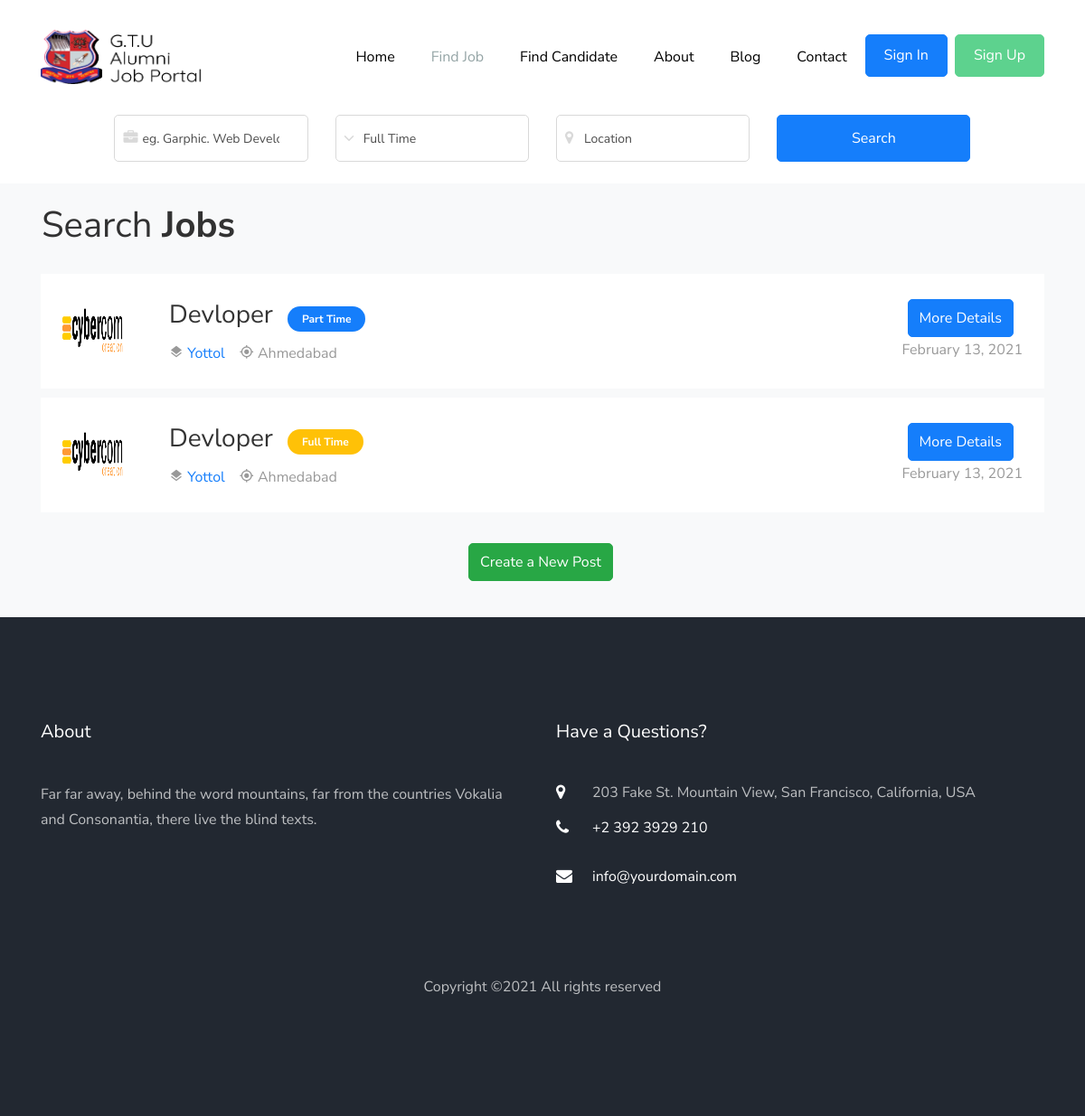
/search_details.php, run on the app's committed database.
### tables this page shows
CREATE TABLE `job_post` (
  `id` int(11) NOT NULL,
  `job_title` varchar(255) NOT NULL,
  `job_ctc` varchar(255) NOT NULL,
  `job_deadlinedate` varchar(255) NOT NULL,
  `job_vacancies` int(255) NOT NULL,
  `job_type` varchar(255) NOT NULL,
  `job_location` varchar(255) NOT NULL,
  `exam_url` varchar(255) NOT NULL,
  `job_eligiblity` varchar(255) NOT NULL,
  `job_description` varchar(255) NOT NULL,
  `status` int(1) NOT NULL,
  `created_by` varchar(255) NOT NULL,
  `created_time` timestamp(6) NOT NULL DEFAULT current_timestamp(6)
);

CREATE TABLE `company` (
  `id` int(11) NOT NULL,
  `firstname` varchar(255) NOT NULL,
  `middlename` varchar(255) NOT NULL,
  `lastname` varchar(255) NOT NULL,
  `email` varchar(255) NOT NULL,
  `password` varchar(255) NOT NULL,
  `contactnumber` varchar(255) NOT NULL,
  `company_name` varchar(255) NOT NULL,
  `company_website` varchar(255) NOT NULL,
  `company_about` varchar(255) NOT NULL,
  `company_contry` varchar(255) NOT NULL,
  `company_state` varchar(255) NOT NULL,
  `company_district` varchar(255) NOT NULL,
  `whatsapp` varchar(255) NOT NULL,
  `facebook` varchar(255) NOT NULL,
  `linkedin` varchar(255) NOT NULL,
  `company_logo` varchar(255) NOT NULL,
  `status` int(1) NOT NULL,
  `created_time` timestamp(6) NOT NULL DEFAULT current_timestamp(6)
);

### employee_function.php (called while the page is built, shortened)
<?php
	function employee_total_post_job($conn,$limit='',$desc='',$job_category='',$job_type='',$job_location='')
	{
		$sql = "SELECT `job_post`.`id`,`job_title`,`job_deadlinedate`,`job_type`,`job_location`,`company_name`,`company_website`,`company_logo` FROM `job_post`, `company` WHERE `job_post`.`status` = 4 AND `company`.`id` = `job_post`.`created_by`";
		if ($desc) {
			$sql .= " ORDER BY ".$desc." DESC ";
		}
		if($limit){
			$sql .= " LIMIT ".$limit." ";
		}
		$result = mysqli_query($conn,$sql);
		if($result)
		{
			return $result;
		}
		else
		{
			return false;
		}
	}
?>

### common_function.php (called while the page is built, shortened)
		<?php
	function color_label($value)
	{
		switch ($value)
		{
			case 'Part Time':
				return 'bg-primary';
				break;
			case 'Full Time':
				return 'bg-warning';
				break;
		}
	}
?>

### search_details.php (the view, shortened to what this page needs)
    <?php
      include 'header.php';
      $job_category = '';
      $job_type = '';
      $job_location = '';
      $employee_name = '';
      $employee_location = '';
      $employee_skill = '';
      $fullTimeValidation = '';
      $type='Company';
      if ($type == 'Employee') {
        $total_candidate = total_candidate($conn,'',2,'id',$employee_name,$employee_location,$employee_skill);
        $stayle_number = 3;
      } else if ($type == 'Company') {
        $allpost_job = employee_total_post_job($conn,10,'job_deadlinedate',$job_category,$job_type,$job_location);
      }
      $find_candidate_list = find_candidate($conn);
      $find_skill_list = find_skill($conn);
      $candidate_location_list = find_location($conn);
    ?>
    <?php
      include 'navigation.php';
    ?>
    <div class="ftco-search" style="margin-top: 7rem;">
      <div class="row">
        <div class="col-md-1">
        </div>
        <div class="col-md-10 tab-wrap">
          <div class="tab-content p-4" id="v-pills-tabContent">
            <div class="tab-pane show active" id="v-pills-1" role="tabpanel" aria-labelledby="v-pills-nextgen-tab">
             <?php
              if ($type == 'Employee') {
                ?>
                  <form action="search_details.php" class="search-job">
                    <input type="hidden" class="form-control" name="type" value="Employee">
                    <div class="row">
                      <div class="col-md">
                        <div class="form-group">
                          <div class="form-field">
                            <div class="icon">
                              <span class="icon-user"></span>
                            </div>
                            <input type="text" class="form-control" name="employee_name" placeholder="eg. Adam Scott" value="<?php echo $employee_name;?>" list="employee_name" autocomplete="off">
                            <datalist id="employee_name">
                                  <?php
                                    while ($row = mysqli_fetch_array($find_candidate_list)){
                                      ?>
                                        <option value="<?php echo $row['firstname'];?>">
                                      <?php
                                     }
                                  ?>
                            </datalist>
                          </div>
                        </div>
                      </div>
                      <div class="col-md">
                        <div class="form-group">
                          <div class="form-field">
                            <div class="select-wrap">
                              <div class="icon">
                                <span class="icon-briefcase"></span>
                              </div>
                              <input type="text" class="form-control" name="employee_skill" placeholder="eg. Web Devloper" value="<?php echo $employee_skill;?>" list="employee_skill" autocomplete="off">
                            <datalist id="employee_skill">
                                      <?php
                                        while ($row = mysqli_fetch_array($find_skill_list)){
                                          ?>
                                            <option value="<?php echo $row['intrestarea'];?>">
                                          <?php
                                         }
                                      ?>
                                    </datalist>
                            </div>
                          </div>
                        </div>
                      </div>
                      <div class="col-md">
                        <div class="form-group">
                          <div class="form-field">
                            <div class="icon">
                              <span class="icon-map-marker"></span>
                            </div>
                            <input type="text" class="form-control" placeholder="Location" name="employee_location" value="<?php echo $employee_location;?>" autocomplete="off" list="employee_location">
                            <datalist id="employee_location">
                                  <?php
                                    while ($row = mysqli_fetch_array($candidate_location_list)){
                                      ?>
                                        <option value="<?php echo $row['district'];?>">
                                      <?php
                                     }
                                  ?>
                                </datalist>
                          </div>
                        </div>
                      </div>
                      <div class="col-md-3">
                        <div class="form-group">
                          <div class="form-field">
                            <input type="submit" value="Search" class="form-control btn btn-primary">
                          </div>
                        </div>
                      </div>
                    </div>
                  </form>
                <?php
              } else {
                ?>
                  <form action="search_details.php" class="search-job">
                    <div class="row">
                      <div class="col-md">
                        <div class="form-group">
                          <div class="form-field">
                            <div class="icon">
                              <span class="icon-briefcase"></span>
                            </div>
                              <input type="text" class="form-control" name="job_category" placeholder="eg. Garphic. Web Developer" value="<?php echo $job_category; ?>" list="job_category" autocomplete="off">
                          </div>
                        </div>
                      </div>
                      <div class="col-md">
                        <div class="form-group">
                          <div class="form-field">
                            <div class="select-wrap">
                              <div class="icon">
                                <span class="ion-ios-arrow-down"></span>
                              </div>
                              <select name="job_type" id="" class="form-control">
                                <option value="Full Time" <?php echo $fullTimeValidation; ?>>Full Time</option>
                              </select>
                            </div>
                          </div>
                        </div>
                      </div>
                      <div class="col-md">
                        <div class="form-group">
                          <div class="form-field">
                            <div class="icon">
                              <span class="icon-map-marker"></span>
                            </div>
                            <input type="text" class="form-control" placeholder="Location" name="job_location" value="<?php echo $job_location; ?>" list="job_location" autocomplete="off">
                          </div>
                        </div>
                      </div>
                      <div class="col-md">
                        <div class="form-group">
                          <div class="form-field">
                            <input type="submit" value="Search" class="form-control btn btn-primary">
                          </div>
                        </div>
                      </div>
                    </div>
                  </form>
                <?php
              }
             ?>
            </div>
          </div>
        </div>
      </div>
    </div>
    <section class="ftco-section bg-light" style="padding: 1rem 0;">
      <div class="container">
        <div class="row">
          <div class="col-md-12 heading-section text-left ftco-animate fadeInUp ftco-animated pl-3">
            <h2 class="mb-4"><span>Search</span> Jobs</h2>
          </div>
        </div>
        <?php
          if ($type == 'Employee') {
          ?>
            <div class="row">
              <?php
                while ($row = mysqli_fetch_array($total_candidate))
                {
                  ?>
                    <div class="col-md-12 ftco-animate">
                      <div class="job-post-item bg-white p-4 d-block d-md-flex align-items-center">
                        <div class="mb-4 mb-md-0 mr-5">
                          <div class="job-post-item-header d-flex align-items-center">
                            <h2 class="mr-3 text-black h3"><?php echo $row['firstname'].' '.$row['middlename'].' '.$row['lastname'];?></h2>
                          </div>
                          <div class="job-post-item-body d-block d-md-flex">
                            <div class="mr-3"><span class="icon-layers"></span> <a><?php echo $row['colleagename'];?></a></div>
                            <div><span class="icon-my_location"></span> <span><?php echo $row['district'].','.$row['state'];?></span></div>
                          </div>
                        </div>
                        <div class="ml-auto d-flex">
                          <a href="job-single.html" class="btn btn-primary py-2 mr-1">More Details</a>
                        </div>
                      </div>
                    </div>
                  <?php
                }
              ?>
              <div class="col-md-12 ftco-animate">
                <div class="p-4 d-block align-items-center">
                  <div class="justify-content-center align-items-center d-flex">
                    <a href="signup.php" class="btn btn-success py-2 mr-1">Create a New Account</a>
                  </div>
                </div>
              </div>
            </div>
            <?php
          } else if ($type == 'Company') {
          ?>
            <div class="row">
              <?php
                while ($row = mysqli_fetch_array($allpost_job))
                {
                  $color_value = color_label($row['job_type']);
                  ?>
                    <div class="col-md-12 ftco-animate">
                      <div class="job-post-item bg-white p-4 d-block d-md-flex align-items-center">
                        <div class="d-flex mr-5">
                          <a href="<?php echo $row['company_website']; ?>" target = "_blank"><img src="<?php echo Company_Logo_Url.$row['company_logo']; ?>" alt="<?php echo $row['company_name']; ?>" style = 'background-size: cover;width:70px;height:70px;'></a>
                        </div>
                        <div class="mb-4 mb-md-0 mr-5">
                          <div class="job-post-item-header d-flex align-items-center">
                            <h2 class="mr-3 text-black h3"><?php echo $row['job_title'];?></h2>
                            <div class="badge-wrap">
                             <span class="<?php echo $color_value; ?> text-white badge py-2 px-3"><?php echo $row['job_type'];?></span>
                            </div>
                          </div>
                          <div class="job-post-item-body d-block d-md-flex">
                            <div class="mr-3"><span class="icon-layers"></span> <a href="<?php echo $row['company_website'];?>" target="_blank"><?php echo $row['company_name'];?></a></div>
                            <div><span class="icon-my_location"></span> <span><?php echo $row['job_location'];?></span></div>
                          </div>
                        </div>
                        <div class="ml-auto d-flex justify-content-center align-items-center flex-column">
                          <a href="job_details.php?post_id=<?php echo $row['id']; ?>" class="btn btn-primary py-2 mr-1">More Details</a>
                          <span><?php echo date("F d, Y",strtotime($row['job_deadlinedate']));?></span>
                        </div>
                      </div>
                    </div>
                  <?php
                }
              ?>
              <div class="col-md-12 ftco-animate">
                <div class="p-4 d-block align-items-center">
                  <div class="justify-content-center align-items-center d-flex">
                    <a href="signin.php" class="btn btn-success py-2 mr-1">Create a New Post</a>
                  </div>
                </div>
              </div>
            </div>
          <?php
          }
        ?>
      </div>
    </section>
<?php
      include 'footer.php';
    ?>

### css/icomoon.css (style rules this page uses)
[class^="icon-"], [class*=" icon-"] { font-family: 'icomoon' !important; speak: none; font-style: normal; font-weight: normal; font-variant: normal; text-transform: none; line-height: 1; -webkit-font-smoothing: antialiased; -moz-osx-font-smoothing: grayscale; }
.icon-map-marker:before { content: "\f041"; }
.icon-briefcase:before { content: "\f0b1"; }
.icon-my_location:before { content: "\e55c"; }
.icon-layers:before { content: "\e53b"; }

### data on the page
job_post: company.company_logo (picture), job_title "Devloper", job_type "Part Time", company.company_name "Yottol", job_location "Ahmedabad", job_deadlinedate "February 13, 2021"
job_post: company.company_logo (picture), job_title "Devloper", job_type "Full Time", company.company_name "Yottol", job_location "Ahmedabad", job_deadlinedate "February 13, 2021"
